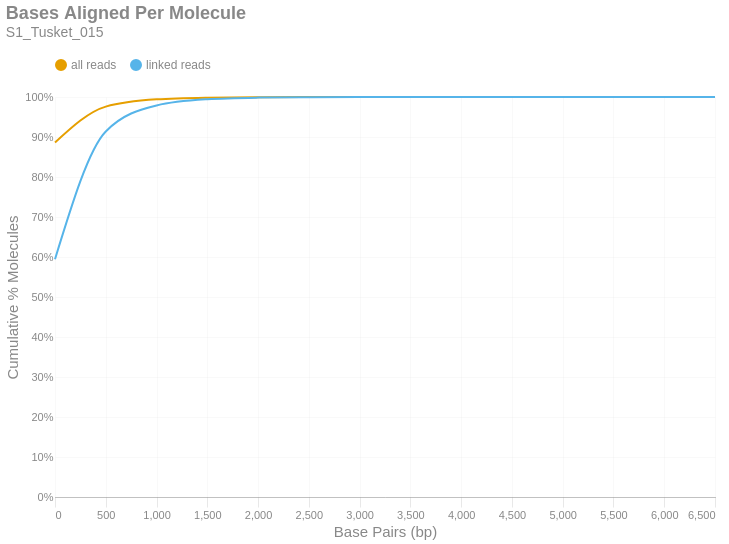

Notebook source saved alongside this figure:
### Markdown cell above
### Bases Aligned Per Molecule
This is a cumulative frequency distribution showing the number of base pairs aligned per unique molecule. These data are shown in 500 bp bins. There are two distributions: one with `all reads` (yellow) and another with only `linked reads` (blue). The percent of molecules in the `linked reads` distribution is relative to the total number of linked molecules.

### Code cell
if SKIPLR:
    print_html(f"Skipped")
else:
    binned_df = consolidated_hist(valids['aligned_bp'], mask, 500, True)
    with SafeRender(binned_df):
        (
            density_plot(binned_df, 'Bases Aligned Per Molecule', samplename, 'basesper')
            .encode(
                x=alt.X('bin:Q', title="Base Pairs (bp)").axis(tickMinStep=500).scale(padding=0),
                y=alt.Y('value:Q', title='Cumulative % Molecules')
                    .axis(format='%')
                    .scale(domain = [0,1])
                    .stack(False),
                color=alt.Color("key:N").scale(domain = ["all reads", "linked reads"]),
                tooltip = [
                    alt.Tooltip("key:N", title = "Data Type"),
                    alt.Tooltip("range_label:N", title="Bases Aligned Per Molecule"),
                    alt.Tooltip("value:Q", format = ".2%", title="% Molecules (Cum.)")
                ]
            )
        ).display()

### Figure 1 — Vega-Lite specification as saved in the notebook (floating-point values rounded to 4 significant figures)
{"width": "container", "height": 400, "config": {"title": {"anchor": "start", "dy": -15, "fontSize": 18, "color": "#888888", "subtitleColor": "#888888", "subtitleFontSize": 14}, "arc": {"fill": "#0072B2"}, "axis": {"domainColor": "#888888", "domainWidth": 0.5, "gridWidth": 0.2, "grid": false, "titleFontWeight": 400, "titleFontSize": 15, "labelFontSize": 11, "labelColor": "#888888", "tickColor": "#888888", "tickWidth": 0.2, "titleColor": "#888888"}, "axisBand": {"grid": false}, "axisX": {"grid": true, "tickSize": 10, "domainCap": "round"}, "axisY": {"domain": false, "grid": true, "tickSize": 0, "domainCap": "round"}, "background": "transparent", "header": {"labelFontSize": 15, "labelColor": "#888888", "titleFontSize": 15, "titleFontWeight": 600, "titleColor": "#888888"}, "legend": {"labelFont": "sans-serif", "labelFontSize": 12, "labelColor": "#888888", "symbolSize": 100, "symbolType": "circle", "titleFontSize": 12, "titlePadding": 10, "titleColor": "#888888", "title": null, "orient": "top"}, "range": {"category": ["#E69F00", "#56B4E9", "#009E73", "#F0E442", "#0072B2", "#D55E00", "#CC79A7", "#000000"], "diverging": ["#cfe8f3", "#a2d4ec", "#73bfe2", "#46abdb", "#1696d2", "#12719e"]}, "area": {"fill": "#0072B2", "fillOpacity": 0.7, "line": true, "strokeOpacity": 0.7}, "line": {"color": "#0072B2", "stroke": "#0072B2", "strokeWidth": 2}, "trail": {"color": "#0072B2", "stroke": "#0072B2", "strokeWidth": 0, "size": 1}, "point": {"filled": true, "fillOpacity": 1.0, "size": 95}, "text": {"color": "#888888", "fontSize": 11, "align": "right", "fontWeight": 400, "size": 11}, "bar": {"fill": "#0072B2", "stroke": null}, "view": {"stroke": null, "continuousWidth": 660, "continuousHeight": 400}}, "data": {"name": "data-4f66a3515f95a4a048e3596c40d8e0df"}, "mark": {"type": "line", "interpolate": "monotone", "point": {"opacity": 0, "size": 275}}, "encoding": {"color": {"field": "key", "scale": {"domain": ["all reads", "linked reads"]}, "type": "nominal"}, "tooltip": [{"field": "key", "title": "Data Type", "type": "nominal"}, {"field": "range_label", "title": "Bases Aligned Per Molecule", "type": "nominal"}, {"field": "value", "format": ".2%", "title": "% Molecules (Cum.)", "type": "quantitative"}], "x": {"axis": {"tickMinStep": 500}, "field": "bin", "scale": {"padding": 0}, "title": "Base Pairs (bp)", "type": "quantitative"}, "y": {"axis": {"format": "%"}, "field": "value", "scale": {"domain": [0, 1]}, "stack": false, "title": "Cumulative % Molecules", "type": "quantitative"}}, "params": [{"name": "param_c36ac31b6afebe62", "select": {"type": "point", "fields": ["key"]}, "bind": "legend"}], "title": {"text": "Bases Aligned Per Molecule", "subtitle": "S1_Tusket_015"}, "transform": [{"fold": ["all reads (cumsum)", "linked reads (cumsum)"]}, {"calculate": "replace(datum.key, ' (cumsum)', '')", "as": "key"}, {"filter": {"param": "param_c36ac31b6afebe62"}}], "usermeta": {"embedOptions": {"downloadFileName": "S1_Tusket_015.basesper"}}, "$schema": "https://vega.github.io/schema/vega-lite/v6.1.0.json", "datasets": {"data-4f66a3515f95a4a048e3596c40d8e0df": [{"bin": "0.0", "interval": "0.0-500.0", "all reads": 0.8862, "linked reads": 0.5945, "all reads (cumsum)": 0.8862, "linked reads (cumsum)": 0.5945, "range_label": "0-499"}, {"bin": "500.0", "interval": "500.0-1000.0", "all reads": 0.08972, "linked reads": 0.3193, "all reads (cumsum)": 0.9759, "linked reads (cumsum)": 0.9138, "range_label": "500-999"}, {"bin": "1000.0", "interval": "1000.0-1500.0", "all reads": 0.01815, "linked reads": 0.06502, "all reads (cumsum)": 0.9941, "linked reads (cumsum)": 0.9788, "range_label": "1000-1499"}, {"bin": "1500.0", "interval": "1500.0-2000.0", "all reads": 0.004332, "linked reads": 0.01553, "all reads (cumsum)": 0.9984, "linked reads (cumsum)": 0.9944, "range_label": "1500-1999"}, {"bin": "2000.0", "interval": "2000.0-2500.0", "all reads": 0.00114, "linked reads": 0.004085, "all reads (cumsum)": 0.9996, "linked reads (cumsum)": 0.9984, "range_label": "2000-2499"}, {"bin": "2500.0", "interval": "2500.0-3000.0", "all reads": 0.0002982, "linked reads": 0.001069, "all reads (cumsum)": 0.9999, "linked reads (cumsum)": 0.9995, "range_label": "2500-2999"}, {"bin": "3000.0", "interval": "3000.0-3500.0", "all reads": 8.949e-05, "linked reads": 0.0003207, "all reads (cumsum)": 1.0, "linked reads (cumsum)": 0.9998, "range_label": "3000-3499"}, {"bin": "3500.0", "interval": "3500.0-4000.0", "all reads": 3.11e-05, "linked reads": 0.0001115, "all reads (cumsum)": 1.0, "linked reads (cumsum)": 0.9999, "range_label": "3500-3999"}, {"bin": "4000.0", "interval": "4000.0-4500.0", "all reads": 9.934e-06, "linked reads": 3.56e-05, "all reads (cumsum)": 1.0, "linked reads (cumsum)": 1.0, "range_label": "4000-4499"}, {"bin": "4500.0", "interval": "4500.0-5000.0", "all reads": 2.827e-06, "linked reads": 1.013e-05, "all reads (cumsum)": 1.0, "linked reads (cumsum)": 1.0, "range_label": "4500-4999"}, {"bin": "5000.0", "interval": "5000.0-5500.0", "all reads": 1.605e-06, "linked reads": 5.751e-06, "all reads (cumsum)": 1.0, "linked reads (cumsum)": 1.0, "range_label": "5000-5499"}, {"bin": "5500.0", "interval": "5500.0-6000.0", "all reads": 5.349e-07, "linked reads": 1.917e-06, "all reads (cumsum)": 1.0, "linked reads (cumsum)": 1.0, "range_label": "5500-5999"}, {"bin": "6000.0", "interval": "6000.0-6500.0", "all reads": 2.293e-07, "linked reads": 8.216e-07, "all reads (cumsum)": 1.0, "linked reads (cumsum)": 1.0, "range_label": "6000-6499"}, {"bin": "6500.0", "interval": "6500.0-7000.0", "all reads": 3.057e-07, "linked reads": 1.095e-06, "all reads (cumsum)": 1.0, "linked reads (cumsum)": 1.0, "range_label": "6500-6999"}]}}
